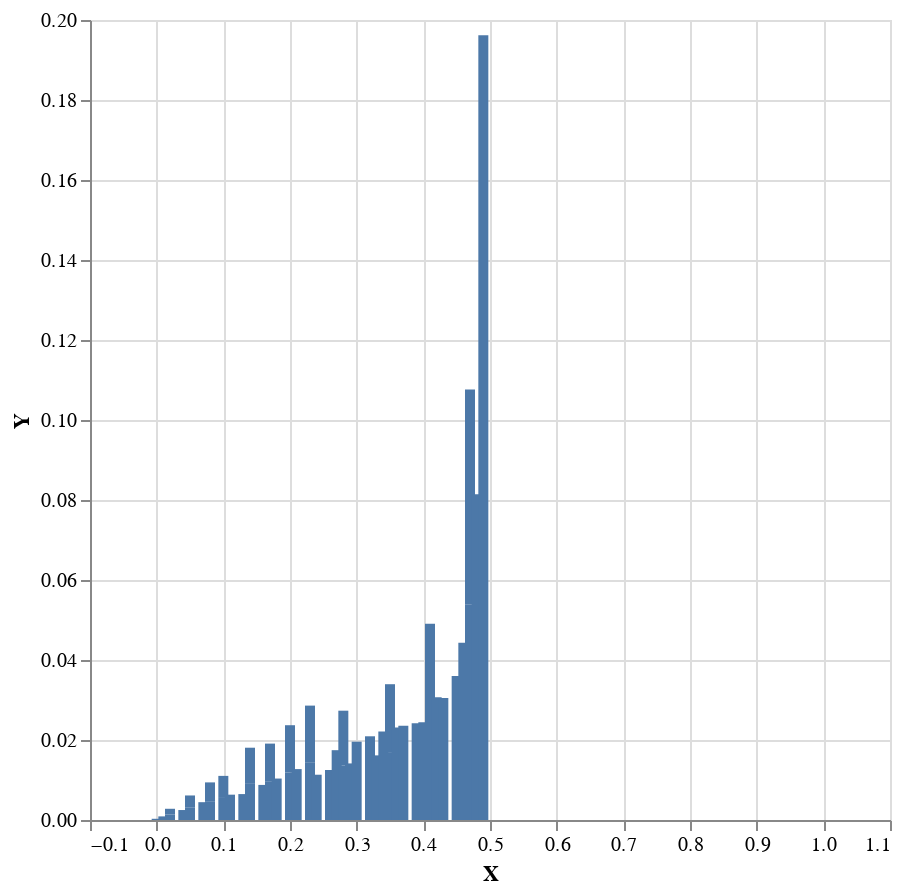

Here is the notebook cell this chart was saved with:
### Code cell
bins = toBin 0.01 <$> ([0,0.01..1] :: [Double])

xs = fst <$> bins


model = do
    x <- beta 2 2
    -- y <- beta 1 1
    return (sin x * cos x)
    -- fromIntegral <$> poisson 2
    -- x <- poisson 3
    -- y <- beta 1 1
    -- return (fromIntegral x +  y)

ys = [probability x $ model | x <- bins ]

vlShow $ barPlot xs ys
xs

### Figure 1 — Vega-Lite specification as saved in the notebook (floating-point values rounded to 4 significant figures)
{"height": 400, "data": {"values": [{"Y": 0.0003038, "X": 0}, {"Y": 0.0009033, "X": 0.01}, {"Y": 0.001403, "X": 0.02}, {"Y": 0.001403, "X": 0.02}, {"Y": 0.002492, "X": 0.04}, {"Y": 0.003067, "X": 0.05}, {"Y": 0.003067, "X": 0.05}, {"Y": 0.004454, "X": 0.07}, {"Y": 0.004701, "X": 0.08}, {"Y": 0.004701, "X": 0.08}, {"Y": 0.005514, "X": 0.1}, {"Y": 0.005514, "X": 0.1}, {"Y": 0.006333, "X": 0.11}, {"Y": 0.00648, "X": 0.13}, {"Y": 0.009036, "X": 0.14}, {"Y": 0.009036, "X": 0.14}, {"Y": 0.00877, "X": 0.16}, {"Y": 0.00955, "X": 0.17}, {"Y": 0.00955, "X": 0.17}, {"Y": 0.01036, "X": 0.18}, {"Y": 0.01185, "X": 0.2}, {"Y": 0.01185, "X": 0.2}, {"Y": 0.01273, "X": 0.21}, {"Y": 0.0143, "X": 0.23}, {"Y": 0.0143, "X": 0.23}, {"Y": 0.01132, "X": 0.24}, {"Y": 0.01251, "X": 0.26}, {"Y": 0.01746, "X": 0.27}, {"Y": 0.01366, "X": 0.28}, {"Y": 0.01366, "X": 0.28}, {"Y": 0.01414, "X": 0.29}, {"Y": 0.01958, "X": 0.3}, {"Y": 0.02093, "X": 0.32}, {"Y": 0.01616, "X": 0.33}, {"Y": 0.02211, "X": 0.34}, {"Y": 0.01697, "X": 0.35}, {"Y": 0.01697, "X": 0.35}, {"Y": 0.0231, "X": 0.36}, {"Y": 0.02355, "X": 0.37}, {"Y": 0.02422, "X": 0.39}, {"Y": 0.02442, "X": 0.4}, {"Y": 0.02452, "X": 0.41}, {"Y": 0.02452, "X": 0.41}, {"Y": 0.03066, "X": 0.42}, {"Y": 0.03049, "X": 0.43}, {"Y": 0.03599, "X": 0.45}, {"Y": 0.04433, "X": 0.46}, {"Y": 0.05381, "X": 0.47}, {"Y": 0.05381, "X": 0.47}, {"Y": 0.08147, "X": 0.48}, {"Y": 0.1962, "X": 0.49}, {"Y": 0, "X": 0.5}, {"Y": 0, "X": 0.52}, {"Y": 0, "X": 0.53}, {"Y": 0, "X": 0.54}, {"Y": 0, "X": 0.55}, {"Y": 0, "X": 0.56}, {"Y": 0, "X": 0.57}, {"Y": 0, "X": 0.57}, {"Y": 0, "X": 0.58}, {"Y": 0, "X": 0.59}, {"Y": 0, "X": 0.6}, {"Y": 0, "X": 0.61}, {"Y": 0, "X": 0.62}, {"Y": 0, "X": 0.64}, {"Y": 0, "X": 0.65}, {"Y": 0, "X": 0.66}, {"Y": 0, "X": 0.67}, {"Y": 0, "X": 0.68}, {"Y": 0, "X": 0.69}, {"Y": 0, "X": 0.7}, {"Y": 0, "X": 0.7}, {"Y": 0, "X": 0.71}, {"Y": 0, "X": 0.72}, {"Y": 0, "X": 0.73}, {"Y": 0, "X": 0.74}, {"Y": 0, "X": 0.75}, {"Y": 0, "X": 0.77}, {"Y": 0, "X": 0.78}, {"Y": 0, "X": 0.79}, {"Y": 0, "X": 0.8}, {"Y": 0, "X": 0.81}, {"Y": 0, "X": 0.82}, {"Y": 0, "X": 0.83}, {"Y": 0, "X": 0.83}, {"Y": 0, "X": 0.84}, {"Y": 0, "X": 0.85}, {"Y": 0, "X": 0.86}, {"Y": 0, "X": 0.87}, {"Y": 0, "X": 0.88}, {"Y": 0, "X": 0.9}, {"Y": 0, "X": 0.91}, {"Y": 0, "X": 0.92}, {"Y": 0, "X": 0.93}, {"Y": 0, "X": 0.94}, {"Y": 0, "X": 0.95}, {"Y": 0, "X": 0.95}, {"Y": 0, "X": 0.96}, {"Y": 0, "X": 0.97}, {"Y": 0, "X": 0.98}, {"Y": 0, "X": 0.99}]}, "$schema": "https://vega.github.io/schema/vega-lite/v4.json", "encoding": {"y": {"type": "quantitative", "field": "Y"}, "x": {"type": "quantitative", "field": "X"}}, "mark": "bar", "width": 400}
